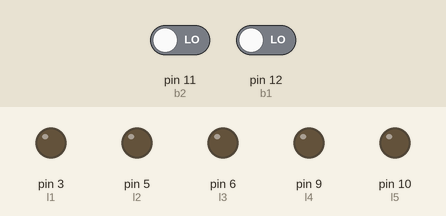
A sketch run on a simulated Arduino Uno, built with avr-gcc and run on an emulated ATmega328P. On the bench: output pins drawn as LEDs (lit = HIGH). Dashed ring = blinking. The test bench sets the inputs (shaded band); at power-on: pin 11 (b2) LOW, pin 12 (b1) LOW.

Above: at 1.2 s.
1.3 s: pin 11 (b2) driven HIGH
At 1.7 s:
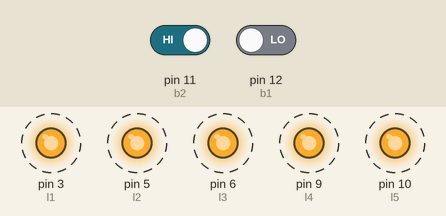
4.3 s: pin 12 (b1) driven HIGH
At 4.7 s:
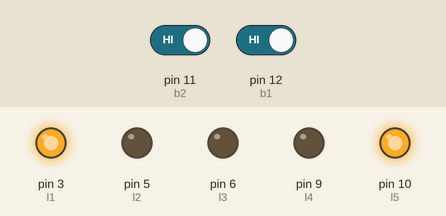
7.3 s: pin 12 (b1) driven LOW
At 7.7 s:
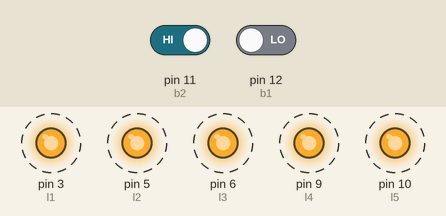
10.3 s: pin 11 (b2) driven LOW
At 11.2 s:
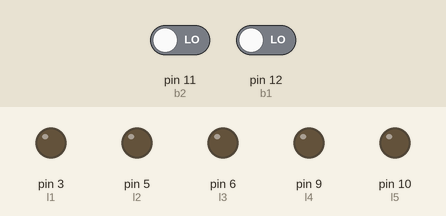
Timing chart, 0 to 12.8 s (numbered marks = the images above; inputs shaded):
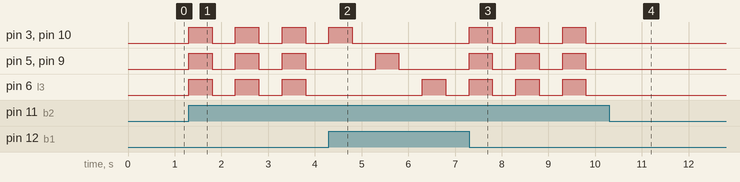

Measured:
- after the input at 1.3 s, pin 3 (l1), pin 5 (l2), pin 6 (l3), pin 9 (l4), pin 10 (l5): alternates HIGH for 0.50 s and LOW for 0.50 s, starting at once
- after the input at 4.3 s, pin 3 (l1), pin 10 (l5): goes on until 4.8 s, then stays LOW
- after the input at 7.3 s, pin 5 (l2), pin 9 (l4): alternates HIGH for 0.50 s and LOW for 0.50 s, starting after 1.0 s
- after the input at 10.3 s, pin 3 (l1), pin 5 (l2), pin 6 (l3), pin 9 (l4), pin 10 (l5): stops changing and stays LOW

The sketch:

Blinking_or_Intersecting_or_off.ino
```cpp
// C++ code

//Set LED for corresponding pin
int l1 = 3;
int l2 = 5;
int l3 = 6;
int l4 = 9;
int l5 = 10;
//Set button to a pin
int b1 = 12;
int b2 = 11;
// initialiaze button state
int bstate1 = 0;
int bstate2 = 0;

void setup()
{
  //initialiaze LED as output
  pinMode(l1, OUTPUT);
  pinMode(l2, OUTPUT);
  pinMode(l3, OUTPUT);
  pinMode(l4, OUTPUT);
  pinMode(l5, OUTPUT);
  //initialize Button as input
  pinMode(b1, INPUT);
  pinMode(b2, INPUT);
}

void loop()
{
  bstate1 = digitalRead(b1);
  bstate2 = digitalRead(b2);
  if(bstate1 == HIGH){
    //intersecting LEDs 0.5 sec interval


    //outer layer
    digitalWrite(l1, HIGH);
    digitalWrite(l5, HIGH);
    delay(500);
    digitalWrite(l1, LOW);
    digitalWrite(l5, LOW);
    delay(500);
     //2nd layer
    digitalWrite(l2, HIGH);
    digitalWrite(l4, HIGH);
    delay(500);
    digitalWrite(l2, LOW);
    digitalWrite(l4, LOW);
    delay(500);
    //mid
    digitalWrite(l3, HIGH);
    delay(500);
    digitalWrite(l3, LOW);
    delay(500);


  }
  if(bstate2 == HIGH){
    //Blinking LED
    //on
    digitalWrite(l5, HIGH);
    digitalWrite(l4, HIGH);
    digitalWrite(l3, HIGH);
    digitalWrite(l2, HIGH);
    digitalWrite(l1, HIGH);
    delay(500);
  //off

    digitalWrite(l1, LOW);
    digitalWrite(l5, LOW);
    digitalWrite(l2, LOW);
    digitalWrite(l3, LOW);
    digitalWrite(l4, LOW);
    delay(500);
  }
  else{
    digitalWrite(l1, LOW);
    digitalWrite(l2, LOW);
    digitalWrite(l3, LOW);
    digitalWrite(l4, LOW);
    digitalWrite(l5, LOW);
  }
}
```
